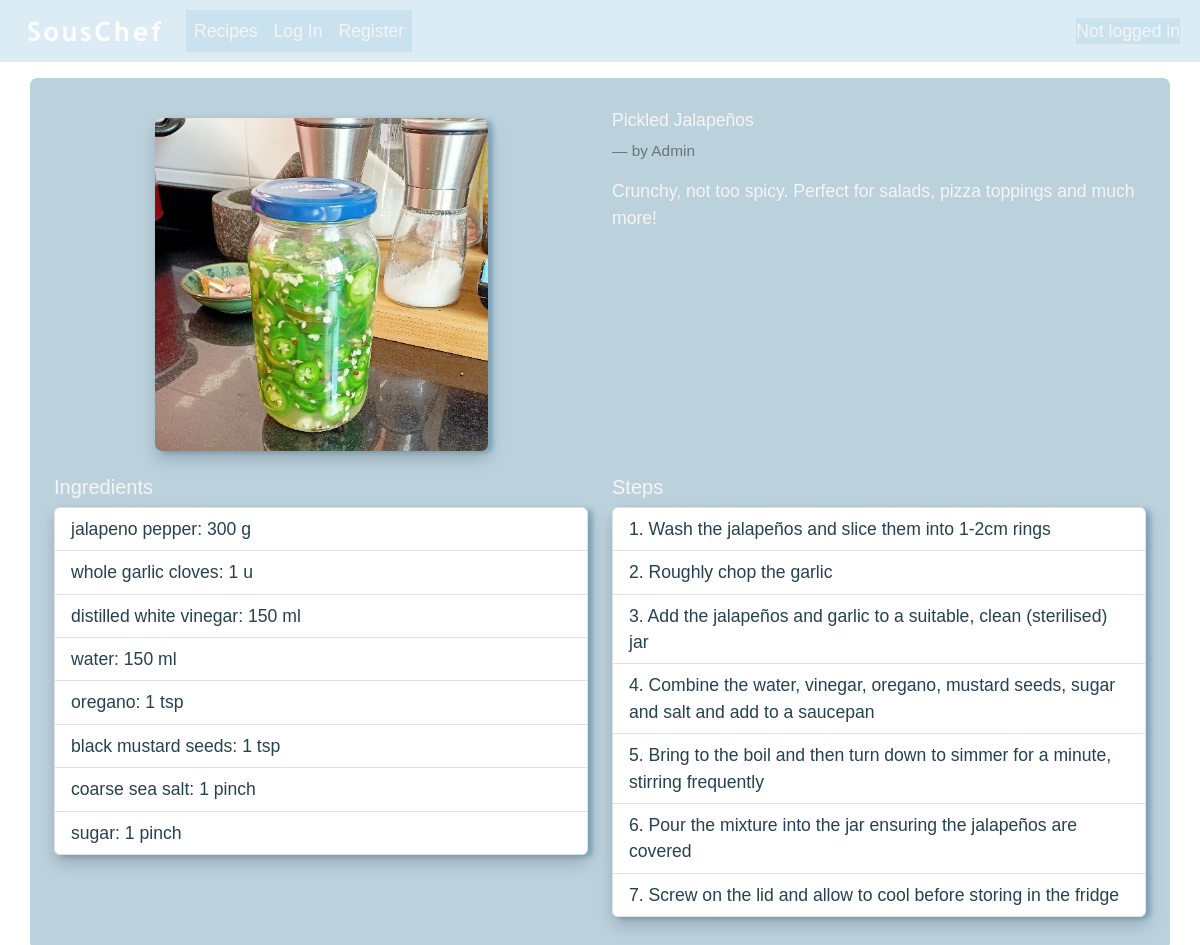
Screenshot of /recipe/47 with the database file from the repository.
### souschef/models.py (models this page shows, shortened)
class Recipe(models.Model):
    title = models.CharField(max_length=128)
    description = models.TextField()
    ingredients = models.ManyToManyField(Ingredient, through="IngredientPerRecipe")
    image = models.ImageField(upload_to="recipe_pics", null=True, blank=True)
    created_by = models.ForeignKey(User, on_delete=models.CASCADE)
    created_on = models.DateTimeField(auto_now_add=True)

class User(AbstractUser):
    pass

class IngredientPerRecipe(models.Model):
    recipe = models.ForeignKey(Recipe, on_delete=models.CASCADE)
    ingredient = models.ForeignKey(Ingredient, on_delete=models.CASCADE)
    amount = models.DecimalField(max_digits=10, decimal_places=2, validators=[MinValueValidator(0)])
    unit = models.ForeignKey(Unit, on_delete=models.CASCADE)

class Ingredient(models.Model):
    name = models.CharField(max_length=64, blank=False)
    ingredient_id = models.IntegerField(unique=True)
    ingredient_details = models.JSONField(null=True, blank=True)

class Unit(models.Model):
    unit_type = models.CharField(max_length=8)
    def __str__(self):
        return self.unit_type

class Step(models.Model):
    recipe = models.ForeignKey(Recipe, on_delete=models.CASCADE)
    step_number = models.IntegerField(default=1, validators=[MinValueValidator(1)])
    step_text = models.CharField(max_length=256)

### souschef/views.py (the view)
# urls.py: path("recipe/<int:id>", views.recipe, name="recipe"),
def recipe(request, id):
    recipe = Recipe.objects.get(id=id)
    if request.user.is_authenticated:
        current_user = UserDashboard.objects.get(user_name=request.user)
        favourite = Favourite.objects.filter(user=current_user, favourite_recipe=recipe).exists()
        return render(request, "souschef/recipe.html", {
            "recipe": recipe,
            "favourite": favourite
        })
    else:
        return render(request, "souschef/recipe.html", {
            "recipe": recipe,
        })

### souschef/context_processors.py (called while the page is built)
def date(request):
    today = datetime.datetime.today().date()
    date = datetime.datetime.strftime(today, '%a %d %b %Y')
    return {'date': date}

### souschef/templates/souschef/recipe.html (shortened to what this page needs)
{% extends "SousChef/layout.html" %}
{% load static %}
{% block body %}
    <div class="container bg-custom mt-2 p-4">
        <div class="row justify-content-start">
            <div class="col-12 col-lg-6 d-flex justify-content-center my-2">
                <div>
                    {% if recipe.image %}
                        <img src="{{ recipe.image.url }}" class="img-fluid mx-auto m-2 recipe-image-full shadow" alt="recipe image">
                    {% else %}
                        <img src="{% static 'images/default_pics/default_recipe.png' %}" class="img-fluid mx-auto m-2 recipe-image-full shadow" alt="recipe image">
                    {% endif %}
                </div>
            </div>
            <div class="col my-2">
                <div class="d-flex align-items-center mb-4">
                    <h5 class="card-title mb-0">{{ recipe.title }}</h5>
                </div>
                <div class="">
                    <p class="blockquote-footer">by {{ recipe.created_by }}</p>
                </div>
                 <div>{{ recipe.description }}</div>
            </div>
        </div>
        <div class="row">
            <div class="col-lg-6 col-md-12 my-2">
                <div>
                    <h5>Ingredients</h5>
                    <ul class="list-group shadow">
                        {% for ingredient in recipe.ingredientperrecipe_set.all %}
                            <li class="list-group-item text-darker">
                                <a class="text-darker" href="{% url 'ingredient' ingredient.ingredient.id %}">{{ ingredient.ingredient.name }}</a>: {{ ingredient.amount|floatformat }} {{ ingredient.unit }}
                            </li>
                        {% endfor %}
                    </ul>
                </div>
            </div>
            <div class="col-lg-6 col-md-12 my-2">
                <div>
                    <h5>Steps</h5>
                    <ul class="list-group shadow">
                        {% for step in recipe.step_set.all %}
                            <li class="list-group-item text-darker">
                                {{ step.step_number }}. {{ step.step_text }}
                            </li>
                        {% endfor %}
                    </ul>
                </div>
            </div>
        </div>
    </div>
{% endblock %}

### souschef/templates/souschef/layout.html (shortened to what this page needs)
{% load static %}
<!DOCTYPE html>
<html lang="en">
    <head>
        <link href="https://cdnjs.cloudflare.com/ajax/libs/cropperjs/1.6.2/cropper.css" rel="stylesheet">
        <link href="https://cdn.jsdelivr.net/npm/bootstrap@5.3.3/dist/css/bootstrap.min.css" rel="stylesheet">
        <link href="{% static 'styles.css' %}" rel="stylesheet">
    </head>
    <body>
        <nav class="navbar navbar-expand-lg nav-colours pt-2 mb-3">
            <div class="container-fluid ms-2">
                <a class="navbar-brand" href="{% url 'index' %}">
                    <img src="{% static 'images/souschef.png' %}" alt="Logo" width="150" height="auto" class="d-inline-block p-2">
                </a>
                <div class="collapse navbar-collapse" id="toggle">
                    <ul class="navbar-nav me-auto mb-3 mb-lg-0 nav-colours">
                        <li class="nav-item">
                            <a class="nav-link" href="{% url 'recipes' %}">Recipes</a>
                        </li>
                        {% if user.is_authenticated %}
                            <li class="nav-item">
                                <a class="nav-link" href="{% url 'add_recipe' %}">Add a Recipe</a>
                            </li>
                            <li class="nav-item">
                                <a class="nav-link" href="{% url 'pantry' %}">Pantry</a>
                            </li>
                            <li class="nav-item">
                                <a class="nav-link" href="{% url 'logout' %}">Log Out</a>
                            </li>
                        {% else %}
                            <li class="nav-item">
                                <a class="nav-link" href="{% url 'login' %}">Log In</a>
                            </li>
                            <li class="nav-item">
                                <a class="nav-link" href="{% url 'register' %}">Register</a>
                            </li>
                        {% endif %}
                    </ul>
                    <div class="me-2 nav-colours">
                        {% if user.is_authenticated %}
                            <div class="navbar-text d-flex align-items-center">
                                Logged in as<a class="nav-link custom-ms" href="{% url 'user_dashboard' %}">{{ user.username }}</a>
                            </div>
                        {% else %}
                            <span class="navbar-text">Not logged in</span>
                        {% endif %}
                    </div>
                </div>
            </div>
        </nav>
        {% block body %}
        {% endblock %}
    </body>
</html>

### souschef/static/styles.css (style rules this page uses)
a { text-decoration: none; color: whitesmoke; }
.bg-custom { background-color: rgba(85, 140, 167, 0.4); border-radius: 7px; min-height: 300px; }
body { background-image: url("/static/images/background.jpg"); background-position: center; background-repeat: repeat; background-attachment: fixed; background-size: 2000px; color: whitesmoke; font-family: 'sofiapro-light', 'Helvetica', 'Arial', sans-serif; font-size: 1.1rem; }
.card-title { font-size: 1.1rem; }
.nav-colours { background-color: rgba(177, 213, 231, 0.45); }
.navbar-text { color: whitesmoke; }
.nav-link { color: whitesmoke !important; }
.recipe-image-full { height: auto; width: 333px; border-radius: 7px; }
.shadow { filter: drop-shadow(5px 2px 2px #558ca780); }
.text-darker { color: #26414f; }
ul { list-style: none; padding-left: 0.1rem; }

### rows the page displays
Recipe: image (picture), title "Pickled Jalapeños", created_by "Admin", description "Crunchy, not too spicy. Perfect for salads, pizza toppings and much more!"
IngredientPerRecipe: ingredient.name "jalapeno pepper", amount "300", unit "g"
IngredientPerRecipe: ingredient.name "whole garlic cloves", amount "1", unit "u"
IngredientPerRecipe: ingredient.name "distilled white vinegar", amount "150", unit "ml"
IngredientPerRecipe: ingredient.name "water", amount "150", unit "ml"
IngredientPerRecipe: ingredient.name "oregano", amount "1", unit "tsp"
IngredientPerRecipe: ingredient.name "black mustard seeds", amount "1", unit "tsp"
IngredientPerRecipe: ingredient.name "coarse sea salt", amount "1", unit "pinch"
IngredientPerRecipe: ingredient.name "sugar", amount "1", unit "pinch"
Step: step_number "1", step_text "Wash the jalapeños and slice them into 1-2cm rings"
Step: step_number "2", step_text "Roughly chop the garlic"
Step: step_number "3", step_text "Add the jalapeños and garlic to a suitable, clean (sterilised) jar"
Step: step_number "4", step_text "Combine the water, vinegar, oregano, mustard seeds, sugar and salt and add to a saucepan"
Step: step_number "5", step_text "Bring to the boil and then turn down to simmer for a minute, stirring frequently"
Step: step_number "6", step_text "Pour the mixture into the jar ensuring the jalapeños are covered"
Step: step_number "7", step_text "Screw on the lid and allow to cool before storing in the fridge"
